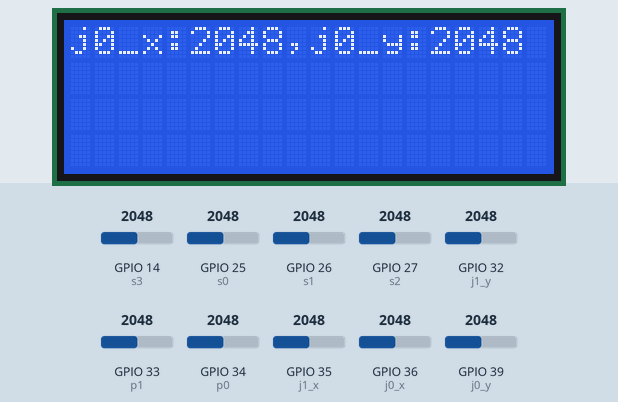
Bench run of a sketch on a simulated ESP32. Parts: 20×4 character LCD. The test bench sets the inputs (shaded band); at power-on: GPIO 36 (j0_x) = 2048, GPIO 39 (j0_y) = 2048, GPIO 14 (s3) = 2048, GPIO 25 (s0) = 2048, GPIO 26 (s1) = 2048, GPIO 27 (s2) = 2048, GPIO 32 (j1_y) = 2048, GPIO 33 (p1) = 2048, GPIO 34 (p0) = 2048, GPIO 35 (j1_x) = 2048. The ROS host is connected and sends only what is stated; what the sketch prints to the serial monitor is not drawn.

Above: at 1.2 s.
1.3 s: GPIO 36 (j0_x) set to 2866
At 3.3 s:
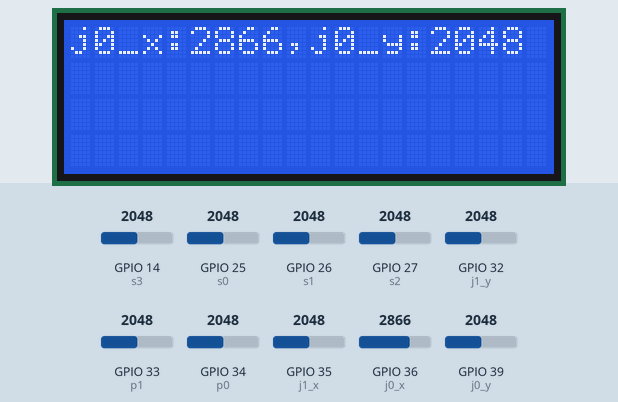
3.6 s: GPIO 39 (j0_y) set to 2866
At 5.3 s:
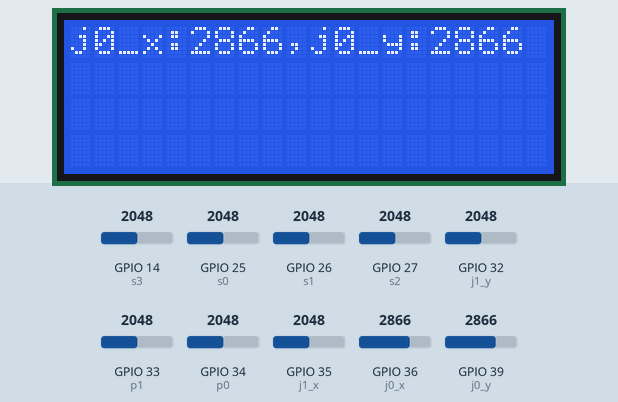
5.6 s: GPIO 36 (j0_x) set to 3972
At 7.4 s:
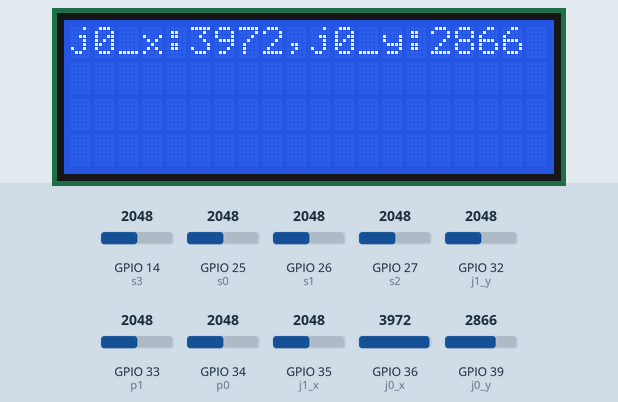
7.7 s: GPIO 39 (j0_y) set to 3972
At 9.4 s:
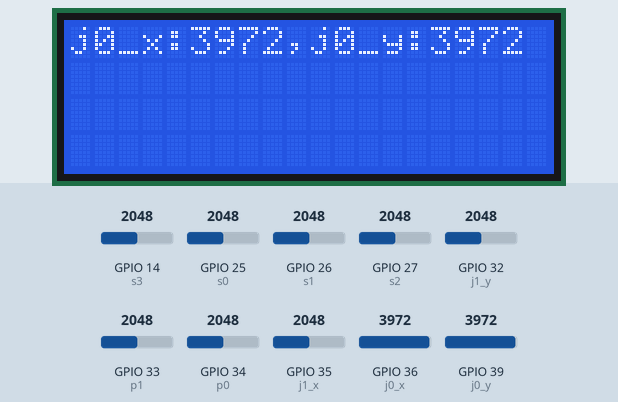
9.7 s: GPIO 36 (j0_x) set to 1228
At 11.5 s:
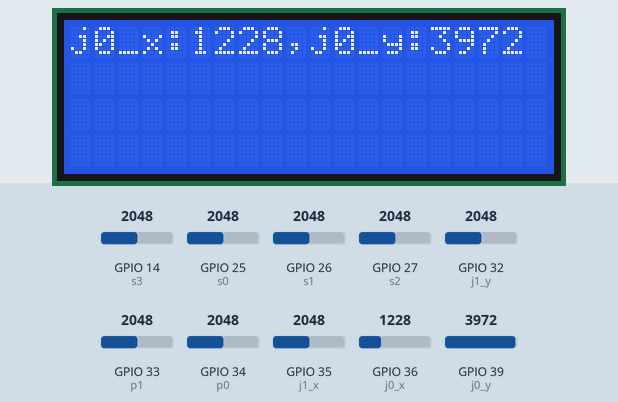
11.8 s: GPIO 39 (j0_y) set to 1228
At 13.8 s:
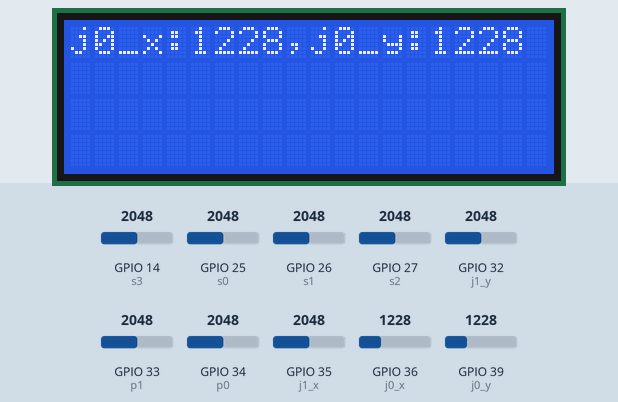
Timing chart, 0 to 14.8 s (numbered marks = the images above; inputs shaded):
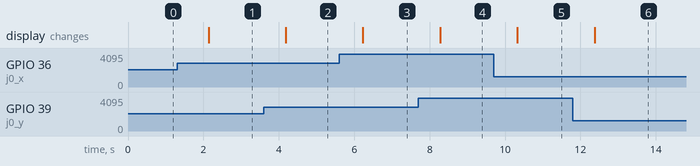

The sketch:

esp32_universal_remote_combined_1.ino
```cpp
//----------Import Libraries----------//
#include <Wire.h>
#include <LiquidCrystal_I2C.h>

#include <SPI.h>
#include "printf.h"
#include "RF24.h"

#include <ros.h>
#include <std_msgs/Int32.h>
//#include <your_package_name/PotentiometerData.h>


//----------Pin Definitions----------//
#define j0_x 36
#define j0_y 39
#define p0 34

#define j1_x 35
#define j1_y 32
#define p1 33

#define s0 25
#define s1 26
#define s2 27
#define s3 14

//----------Variable Definitions----------//
#define lcd_ch 20
#define lcd_ln 4

#define tx_ce 4
#define tx_csn 5

//----------Object Definitions----------//
// set LCD address, number of columns and rows
// if you don't know your display address, run an I2C scanner sketch
// set the LCD address to 0x27 for a lcd_ch chars and lcd_ln line display
LiquidCrystal_I2C lcd(0x27, lcd_ch, lcd_ln);


// instantiate an object for the nRF24L01 transceiver
// using pin 7 for the CE pin, and pin 8 for the CSN pin
RF24 radio(tx_ce, tx_csn);

// Let these addresses be used for the pair
uint8_t address[][6] = { "1Node", "2Node" };
// It is very helpful to think of an address as a path instead of as
// an identifying device destination

// to use different addresses on a pair of radios, we need a variable to
// uniquely identify which address this radio will use to transmit
bool radioNumber = 1;  // 0 uses address[0] to transmit, 1 uses address[1] to transmit

// Used to control whether this node is sending or receiving
bool role = false;  // true = TX role, false = RX role

// For this example, we'll be using a payload containing
// a single float number that will be incremented
// on every successful transmission
float payload = 0.0;

struct universal_remote_data {

float j0_x_val;
float j0_y_val;
float p0_val;

float j1_x_val;
float j1_y_val;
float p1_val;

float s0_val;
float s1_val;
float s2_val;
float s3_val;
// Add more variables as needed

};

//----------ros node----------//
ros::NodeHandle nh;
std_msgs::Int32 potentiometer_msg;
ros::Publisher potentiometer_pub("potentiometer", &potentiometer_msg);

//----------Functions Definitions----------//


//----------Setup----------//
void setup() {

  //----------Serial----------//
  Serial.begin(115200);

  //----------LCD----------//
  // initialize the lcd
  lcd.init();
  // turn on lcd backlight
  lcd.backlight();

  //----------pinModes----------//
  pinMode(j0_x,INPUT);
  pinMode(j0_y,INPUT);

  pinMode(j1_x,INPUT);
  pinMode(j1_y,INPUT);

  pinMode(p0,INPUT);
  pinMode(p1,INPUT);

  pinMode(s0,INPUT);
  pinMode(s1,INPUT);

  pinMode(s2,INPUT);
  pinMode(s3,INPUT);


  nh.initNode();
  nh.advertise(potentiometer_pub);

}

void loop() {


  //----------SerialPrintValues----------//
  Serial.print("j0_x:");Serial.print(analogRead(j0_x));
  Serial.print(",j0_y:");Serial.print(analogRead(j0_y));
  Serial.print(",j1_x:");Serial.print(analogRead(j1_x));
  Serial.print(",j1_y:");Serial.print(analogRead(j1_y));
  Serial.print(",p0:");Serial.print(analogRead(p0));
  Serial.print(",p1:");Serial.print(analogRead(p1));
  Serial.print(",s0:");Serial.print(analogRead(s0));
  Serial.print(",s1:");Serial.print(analogRead(s1));
  Serial.print(",s2:");Serial.print(analogRead(s2));
  Serial.print(",s3:");Serial.print(analogRead(s3));
  Serial.println();

  //----------LCDPrintValues
  // clear the screen
  lcd.clear();
  // set the lcd cursor
  lcd.setCursor(0,0);

  // print message
  lcd.print("j0_x:");
  lcd.print(analogRead(j0_x));
  lcd.print(",j0_y:");
  lcd.print(analogRead(j0_y));

  //----------ros publish----------//
  potentiometer_msg.data = analogRead(j0_x);
  potentiometer_pub.publish(&potentiometer_msg);
  nh.spinOnce();

  //----------delay----------//
  delay(1000);

}
```

Measured:
- after the input at 1.3 s, the display: changes after 0.84 s (image 1)
- after the input at 3.6 s, the display: changes after 0.58 s (image 2)
- after the input at 5.6 s, the display: changes after 0.63 s (image 3)
- after the input at 7.7 s, the display: changes after 0.58 s (image 4)
- after the input at 9.7 s, the display: changes after 0.63 s (image 5)
- after the input at 11.8 s, the display: changes after 0.57 s (image 6)
